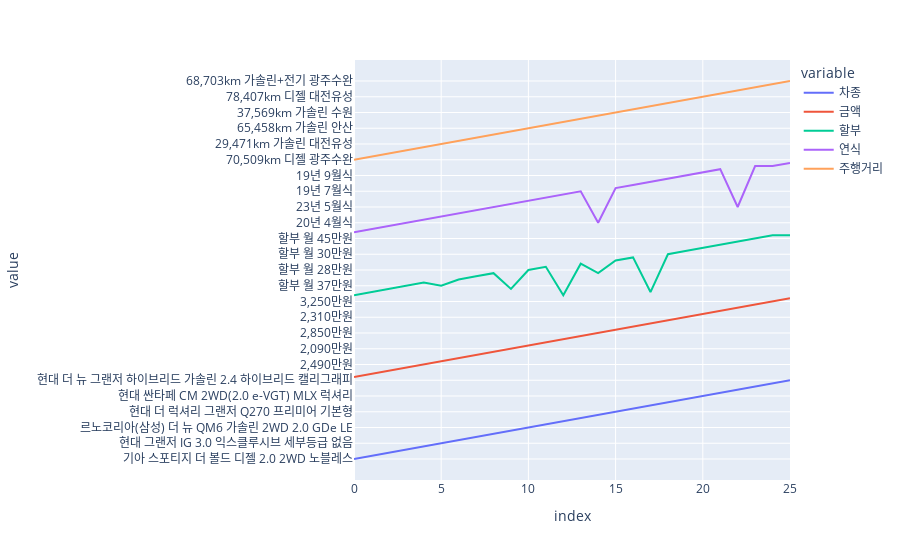

Notebook code cell kept with this figure:
### Code cell
import pandas as pd
from sqlalchemy import create_engine
# 엑셀 파일 읽기
import os
df_read = pd.read_excel(os.getcwd()+"케이카.xlsx")
pd.options.plotting.backend = "plotly"
df_read.plot()

### Figure 1 — Plotly figure (JSON) as saved in the notebook; plotly's stock layout.template omitted (floating-point values rounded to 4 significant figures)
{"data": [{"hovertemplate": "variable=차종<br>index=%{x}<br>value=%{y}<extra></extra>", "legendgroup": "차종", "line": {"color": "#636efa", "dash": "solid"}, "marker": {"symbol": "circle"}, "mode": "lines", "name": "차종", "orientation": "v", "showlegend": true, "type": "scatter", "x": [0, 1, 2, 3, 4, 5, 6, 7, 8, 9, 10, 11, 12, 13, 14, 15, 16, 17, 18, 19, 20, 21, 22, 23, 24, 25], "xaxis": "x", "y": ["기아 스포티지 더 볼드 디젤 2.0 2WD 노블레스", "기아 K5 3세대 가솔린 2.0 프레스티지", "현대 그랜저 IG 3.0 프리미엄", "기아 K5 3세대 가솔린 2.0 노블레스", "쉐보레(GM대우) 트래버스 가솔린 4WD 3.6 AWD LT 레더 프리미엄", "현대 그랜저 IG 3.0 익스클루시브 세부등급 없음", "기아 니로 프레스티지", "테슬라 모델 3 퍼포먼스", "기아 K5 3세대 하이브리드 프레스티지", "현대 더 뉴 그랜드 스타렉스 웨건 12인승 스마트", "르노코리아(삼성) 더 뉴 QM6 가솔린 2WD 2.0 GDe LE", "르노코리아(삼성) QM6 디젤 2WD RE", "벤츠 C-클래스 W205 C200", "기아 더 뉴 레이 럭셔리", "현대 싼타페 TM 디젤 2.2 2WD 인스퍼레이션", "현대 더 럭셔리 그랜저 Q270 프리미어 기본형", "쉐보레(GM대우) 스파크 LT 기본형", "벤츠 E-클래스 W212 E220 블루텍 아방가르드", "현대 그랜저 IG 3.0 익스클루시브 스페셜", "현대 올 뉴 투싼 TL 가솔린 1.6 터보 2WD 얼티밋에디션", "현대 싼타페 CM 2WD(2.0 e-VGT) MLX 럭셔리", "기아 더 뉴 레이 프레스티지", "기아 카니발 (4세대) 가솔린 3.5 (9인승) 노블레스", "현대 아반떼 N 2.0 터보", "기아 K5 3세대 하이브리드 시그니처", "현대 더 뉴 그랜저 하이브리드 가솔린 2.4 하이브리드 캘리그래피"], "yaxis": "y"}, {"hovertemplate": "variable=금액<br>index=%{x}<br>value=%{y}<extra></extra>", "legendgroup": "금액", "line": {"color": "#EF553B", "dash": "solid"}, "marker": {"symbol": "circle"}, "mode": "lines", "name": "금액", "orientation": "v", "showlegend": true, "type": "scatter", "x": [0, 1, 2, 3, 4, 5, 6, 7, 8, 9, 10, 11, 12, 13, 14, 15, 16, 17, 18, 19, 20, 21, 22, 23, 24, 25], "xaxis": "x", "y": ["1,900만원", "1,970만원", "2,070만원", "2,230만원", "2,490만원", "2,190만원", "1,270만원", "4,750만원", "2,880만원", "2,090만원", "1,700만원", "1,200만원", "1,930만원", "1,130만원", "2,850만원", "820만원", "520만원", "1,950만원", "1,760만원", "2,310만원", "760만원", "1,350만원", "3,650만원", "2,670만원", "3,250만원", "3,220만원"], "yaxis": "y"}, {"hovertemplate": "variable=할부<br>index=%{x}<br>value=%{y}<extra></extra>", "legendgroup": "할부", "line": {"color": "#00cc96", "dash": "solid"}, "marker": {"symbol": "circle"}, "mode": "lines", "name": "할부", "orientation": "v", "showlegend": true, "type": "scatter", "x": [0, 1, 2, 3, 4, 5, 6, 7, 8, 9, 10, 11, 12, 13, 14, 15, 16, 17, 18, 19, 20, 21, 22, 23, 24, 25], "xaxis": "x", "y": ["할부 월 32만원", "할부 월 33만원", "할부 월 35만원", "할부 월 37만원", "할부 월 42만원", "할부 월 37만원", "할부 월 21만원", "할부 월 80만원", "할부 월 48만원", "할부 월 35만원", "할부 월 28만원", "할부 월 20만원", "할부 월 32만원", "할부 월 19만원", "할부 월 48만원", "할부 월 14만원", "할부 월 9만원", "할부 월 33만원", "할부 월 30만원", "할부 월 39만원", "할부 월 13만원", "할부 월 23만원", "할부 월 61만원", "할부 월 45만원", "할부 월 54만원", "할부 월 54만원"], "yaxis": "y"}, {"hovertemplate": "variable=연식<br>index=%{x}<br>value=%{y}<extra></extra>", "legendgroup": "연식", "line": {"color": "#ab63fa", "dash": "solid"}, "marker": {"symbol": "circle"}, "mode": "lines", "name": "연식", "orientation": "v", "showlegend": true, "type": "scatter", "x": [0, 1, 2, 3, 4, 5, 6, 7, 8, 9, 10, 11, 12, 13, 14, 15, 16, 17, 18, 19, 20, 21, 22, 23, 24, 25], "xaxis": "x", "y": ["19년 10월식", "20년 1월식", "19년 4월식", "20년 4월식", "20년 12월식", "18년 3월식", "16년 5월식(17년형)", "19년 11월식(20년형)", "23년 5월식", "19년 3월식", "19년 12월식(20년형)", "17년 2월식", "15년 7월식", "19년 7월식", "20년 4월식", "09년 12월식(10년형)", "15년 6월식", "16년 2월식", "17년 1월식", "19년 9월식", "12년 5월식", "18년 11월식", "23년 5월식", "21년 10월식(22년형)", "21년 10월식(22년형)", "20년 6월식"], "yaxis": "y"}, {"hovertemplate": "variable=주행거리<br>index=%{x}<br>value=%{y}<extra></extra>", "legendgroup": "주행거리", "line": {"color": "#FFA15A", "dash": "solid"}, "marker": {"symbol": "circle"}, "mode": "lines", "name": "주행거리", "orientation": "v", "showlegend": true, "type": "scatter", "x": [0, 1, 2, 3, 4, 5, 6, 7, 8, 9, 10, 11, 12, 13, 14, 15, 16, 17, 18, 19, 20, 21, 22, 23, 24, 25], "xaxis": "x", "y": ["70,509km 디젤 광주수완", "53,157km 가솔린 안산", "47,545km 가솔린 안양", "58,285km 가솔린 안산", "90,227km 가솔린 김포", "29,471km 가솔린 대전유성", "118,261km 가솔린+전기 안양", "47,783km 전기 김포", "16,385km 가솔린+전기 안산", "49,108km 디젤 천안", "65,458km 가솔린 안산", "96,828km 디젤 안산", "55,316km 가솔린 의정부", "34,434km 가솔린 천안", "58,680km 디젤 광주수완", "37,569km 가솔린 수원", "62,051km 가솔린 수원", "55,857km 디젤 일산", "103,631km 가솔린 수원", "60,079km 가솔린 대전", "78,407km 디젤 대전유성", "23,967km 가솔린 용인기흥", "9,571km 가솔린 용인기흥", "54,733km 가솔린 안양", "16,715km 가솔린+전기 수원", "68,703km 가솔린+전기 광주수완"], "yaxis": "y"}], "layout": {"legend": {"title": {"text": "variable"}, "tracegroupgap": 0}, "margin": {"t": 60}, "xaxis": {"anchor": "y", "domain": [0, 1], "title": {"text": "index"}}, "yaxis": {"anchor": "x", "domain": [0, 1], "title": {"text": "value"}}}}
